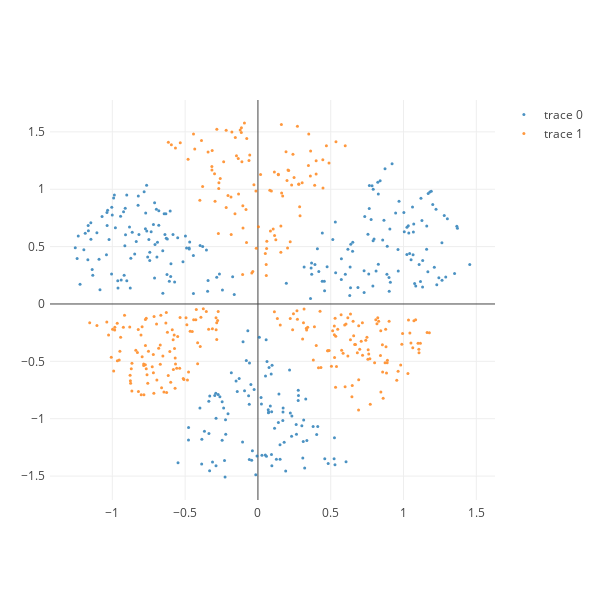

The code cell stored with this chart in its notebook:
### Code cell
X, color = make_radial(n_samples_per_sections=100, n_classes=2, 
    n_sections_per_class=3, gap=0.1, equal_proportion=True,
    radius_min=0.1, radius_base=1.0, radius_variance=0.5)

ipython_2d_scatter(X, color)

### Figure 1 — Plotly figure (JSON) as saved in the notebook; plotly's stock layout.template omitted (floating-point values rounded to 4 significant figures; data arrays with more than 128 entries replaced by an {"elided": "..."} marker saying what was removed)
{"data": [{"marker": {"color": 0, "colorscale": "Jet", "size": 3}, "mode": "markers", "opacity": 0.8, "text": {"elided": "300 str values"}, "type": "scatter", "x": {"elided": "300 float values"}, "y": {"elided": "300 float values"}}, {"marker": {"color": 1, "colorscale": "Jet", "size": 3}, "mode": "markers", "opacity": 0.8, "text": {"elided": "300 str values"}, "type": "scatter", "x": {"elided": "300 float values"}, "y": {"elided": "300 float values"}}], "layout": {"autosize": false, "height": 600, "margin": {"b": 100, "l": 50, "pad": 4, "r": 50, "t": 100}, "width": 600}}
